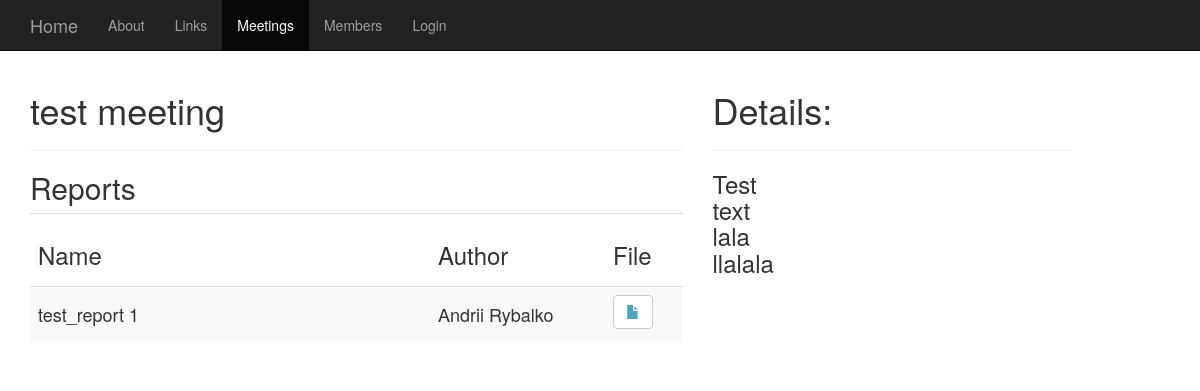
The app's page /meetings/1/ with its own data.
### meetings/models.py (models this page shows, shortened)
class Meeting(models.Model):
    topic_text = models.CharField(max_length=50)
    detail_text = models.TextField(default='')
    meeting_date = models.DateField('date of meeting')

class Report(models.Model):
    meeting = models.ForeignKey(Meeting, limit_choices_to=limit_meeting_date_choices)
    author = models.ForeignKey(User, on_delete=models.CASCADE)
    name = models.CharField(max_length=50)
    file = models.FileField(upload_to='report_files', blank=True)

### meetings/views.py (the view)
# urls.py: url(r'^(?P<pk>[0-9]+)/$', views.DetailView.as_view(), name='detail'),
class DetailView(generic.DetailView):
    model = Meeting
    template_name = 'meetings/detail.html'
    def get_object(self):
        object = super(DetailView, self).get_object()
        if object.meeting_date > datetime.date.today() + datetime.timedelta(weeks=1):
            raise Http404
        return object

### meetings/templates/meetings/detail.html (shortened to what this page needs)
{% extends "base.html" %}
{% load staticfiles %}
{% block nav %}{% include "menu.html" with active='meetings' %}{% endblock %}
{% block content %}
<div class="col-lg-7">
    <h1>{{ meeting.topic_text }}</h1>
    <hr>
    {% if meeting.report_set.all %}
    <table class="table table-striped" cellspacing="2" cellpadding="2">
        <thead>
        <tr><h2>Reports</h2></tr>
        <tr>
            <td width="400"><h3>Name</h3></td>
            <td width="175"><h3>Author</h3></td>
            <td><h3>File</h3></td>
        </tr>
        </thead>
        <tbody>
        {% for report in meeting.report_set.all %}
        <tr><td><h4>{{ report.name }}</h4></td>
            <td><h4>{{ report.author.first_name }}  {{ report.author.last_name }}</h4></td></h3>
            {% if report.file.name %}
                <td>
                    <a class="btn btn-default" href="{{report.file.url}}">
                    <span class="glyphicon glyphicon-file"></span></a>
                </td>
            {% endif %}
        </tr>
        {% endfor %}
        </tbody>
    </table>
    {% endif %}
</div>
<div class="col-md-4">
    <h1>Details:</h1>
    <hr>
    <h3><p class="lead">{{ meeting.detail_text|linebreaks }}</p></h3>
</div>
{% endblock %}

### static/blog-post.css (style rules this page uses)
body { padding-top: 70px; }

### records on screen
Meeting: topic_text "test meeting", detail_text "Test text lala llalala"
Report: name "test_report 1", author.first_name "Andrii", author.last_name "Rybalko"
